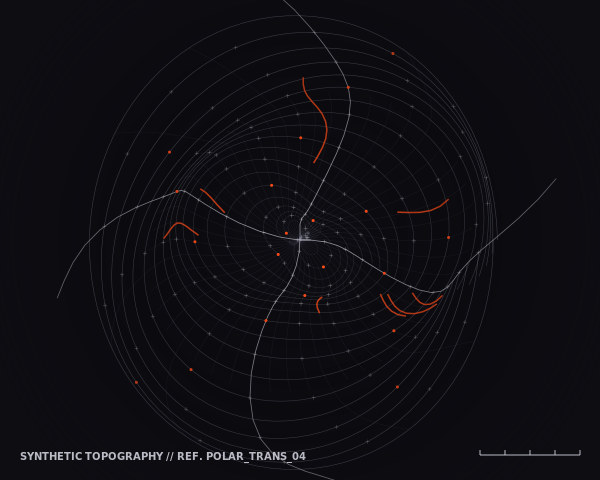

Write the Python code that produced this figure.
import cairo
import math
import random

# Setup
width, height = 600, 480
surface = cairo.ImageSurface(cairo.FORMAT_ARGB32, width, height)
ctx = cairo.Context(surface)

# Background: Deep Charcoal
ctx.set_source_rgb(0.05, 0.05, 0.07)
ctx.paint()

# Configuration
cx, cy = width / 2, height / 2
max_radius = min(width, height) * 0.45
grid_rings = 18
grid_sectors = 48
accent_color = (1.0, 0.3, 0.1) # Swiss Safety Orange
neutral_light = (0.9, 0.9, 0.95)

def get_displaced_polar(r_norm, theta_norm):
    """
    Transforms normalized grid coordinates (0-1) into distorted polar screen coordinates.
    r_norm: distance from center (0 to 1)
    theta_norm: angle (0 to 1)
    """
    # Base angle and radius
    angle = theta_norm * 2 * math.pi
    radius = r_norm * max_radius
    
    # Apply field-driven distortion
    # A combination of harmonic sine waves to simulate a vector field displacement
    distortion = math.sin(theta_norm * 12 + r_norm * 5) * 15
    distortion += math.cos(r_norm * 10 - theta_norm * 8) * 10
    
    # Secondary "twist" based on radius
    angle += math.sin(r_norm * math.pi) * 0.4
    
    final_radius = radius + distortion
    px = cx + final_radius * math.cos(angle)
    py = cy + final_radius * math.sin(angle)
    
    return px, py

# 1. DRAW UNDERLYING RADIAL MESH
ctx.set_line_width(0.5)
for i in range(grid_rings + 1):
    r_n = i / grid_rings
    ctx.move_to(*get_displaced_polar(r_n, 0))
    for j in range(101):
        t_n = j / 100.0
        ctx.line_to(*get_displaced_polar(r_n, t_n))
    
    alpha = 0.1 + (r_n * 0.3)
    ctx.set_source_rgba(0.8, 0.8, 0.9, alpha)
    ctx.stroke()

# 2. DRAW SECTOR SPOKES WITH MODULATED DENSITY
for j in range(grid_sectors):
    t_n = j / grid_sectors
    
    # Variable line length for visual rhythm
    length_mod = 1.0 if j % 4 == 0 else 0.7
    if j % 12 == 0: length_mod = 1.2
    
    ctx.move_to(cx, cy)
    steps = 20
    for s in range(steps + 1):
        r_n = (s / steps) * length_mod
        ctx.line_to(*get_displaced_polar(r_n, t_n))
    
    if j % 12 == 0:
        ctx.set_source_rgba(*neutral_light, 0.6)
        ctx.set_line_width(0.8)
    else:
        ctx.set_source_rgba(0.5, 0.5, 0.6, 0.2)
        ctx.set_line_width(0.3)
    ctx.stroke()

# 3. RECURSIVE SUBDIVISIONS / ACCENT BURSTS
# Highlight specific "data paths" in the topography
random.seed(42)
for _ in range(8):
    start_r = random.uniform(0.2, 0.6)
    target_theta = random.uniform(0, 1)
    path_len = random.randint(5, 15)
    
    ctx.set_source_rgba(*accent_color, 0.8)
    ctx.set_line_width(1.5)
    
    px, py = get_displaced_polar(start_r, target_theta)
    ctx.move_to(px, py)
    
    for k in range(path_len):
        step_r = start_r + (k * 0.03)
        step_t = target_theta + (math.sin(k * 0.5) * 0.01)
        ctx.line_to(*get_displaced_polar(step_r, step_t))
    ctx.stroke()

# 4. SYSTEMATIC GEOMETRIC MARKS (CROSSES AND DOTS)
# Placed at grid intersections to emphasize the Cartesian-to-Polar mapping
for i in range(1, grid_rings, 2):
    for j in range(0, grid_sectors, 3):
        r_n = i / grid_rings
        t_n = j / grid_sectors
        px, py = get_displaced_polar(r_n, t_n)
        
        # Draw small technical markers
        size = 2
        if (i + j) % 7 == 0:
            # Saturated Accent Dots
            ctx.set_source_rgb(*accent_color)
            ctx.arc(px, py, 1.5, 0, 2 * math.pi)
            ctx.fill()
        else:
            # Precision Crosses
            ctx.set_source_rgba(1, 1, 1, 0.4)
            ctx.set_line_width(0.5)
            ctx.move_to(px - size, py)
            ctx.line_to(px + size, py)
            ctx.move_to(px, py - size)
            ctx.line_to(px, py + size)
            ctx.stroke()

# 5. ATMOSPHERIC DEPTH (Vignette & Gradient Overlay)
# Create a radial gradient to focus attention on the center
rad_grad = cairo.RadialGradient(cx, cy, 50, cx, cy, max_radius * 1.5)
rad_grad.add_color_stop_rgba(0, 0, 0, 0, 0)
rad_grad.add_color_stop_rgba(0.8, 0.05, 0.05, 0.07, 0.4)
rad_grad.add_color_stop_rgba(1, 0.05, 0.05, 0.07, 1)
ctx.set_source(rad_grad)
ctx.rectangle(0, 0, width, height)
ctx.fill()

# 6. TEXT AS ARCHITECTURAL ELEMENT
ctx.select_font_face("sans-serif", cairo.FONT_SLANT_NORMAL, cairo.FONT_WEIGHT_BOLD)
ctx.set_font_size(10)
ctx.set_source_rgba(*neutral_light, 0.8)
ctx.move_to(20, height - 20)
ctx.show_text("SYNTHETIC TOPOGRAPHY // REF. POLAR_TRANS_04")

# Draw a small scale bar
ctx.set_line_width(1)
ctx.move_to(width - 120, height - 25)
ctx.line_to(width - 20, height - 25)
ctx.stroke()
for b in range(5):
    ctx.move_to(width - 120 + (b * 25), height - 25)
    ctx.line_to(width - 120 + (b * 25), height - 30)
    ctx.stroke()
